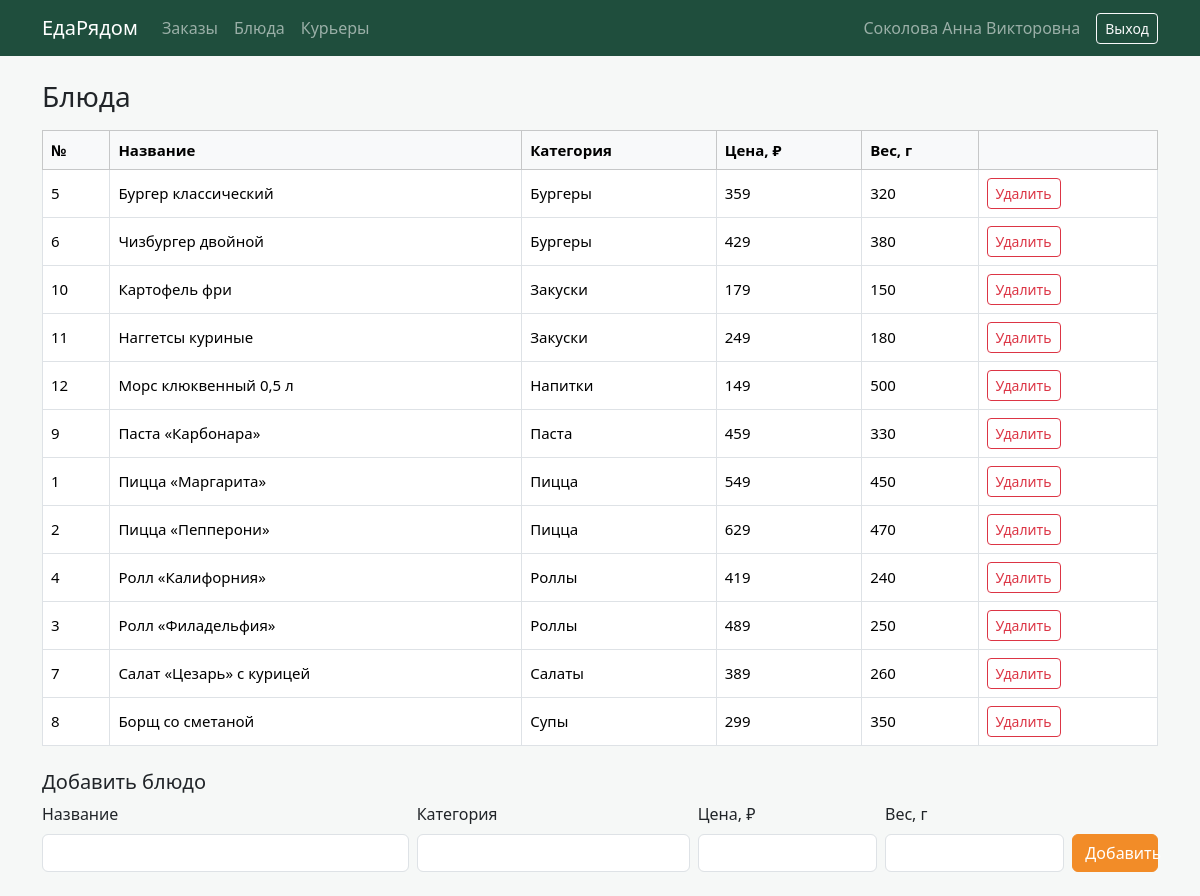
The app's page /site/dishes.php (signed in) with its own data.
### tables this page shows
CREATE TABLE dishes (
    id_dish  INT AUTO_INCREMENT PRIMARY KEY,
    name     VARCHAR(100) NOT NULL,
    category VARCHAR(50)  NOT NULL,
    price    DECIMAL(8,2) NOT NULL,
    weight   INT          NOT NULL
);

### site/dishes.php (the view, shortened to what this page needs)
<?php
require 'db.php';
$form = ['name' => '', 'category' => '', 'price' => '', 'weight' => ''];
$dishes = $pdo->query('SELECT * FROM dishes ORDER BY category, name')->fetchAll();
require 'header.php';
?>
<h3 class="mb-3">Блюда</h3>
<table class="table table-bordered table-hover">
    <thead class="table-light">
        <tr><th>№</th><th>Название</th><th>Категория</th><th>Цена, ₽</th><th>Вес, г</th><th></th></tr>
    </thead>
    <tbody>
    <?php foreach ($dishes as $dish): ?>
        <tr>
            <td><?= $dish['id_dish'] ?></td>
            <td><?= htmlspecialchars($dish['name']) ?></td>
            <td><?= htmlspecialchars($dish['category']) ?></td>
            <td><?= number_format($dish['price'], 0, ',', ' ') ?></td>
            <td><?= $dish['weight'] ?></td>
            <td>
                <form method="post" onsubmit="return confirm('Удалить блюдо?')">
                    <button class="btn btn-sm btn-outline-danger" name="delete" value="<?= $dish['id_dish'] ?>">Удалить</button>
                </form>
            </td>
        </tr>
    <?php endforeach; ?>
    </tbody>
</table>
<h5 class="mt-4">Добавить блюдо</h5>
<form class="row g-2 mb-4" method="post">
    <div class="col-md-4">
        <label class="form-label" for="name">Название</label>
        <input class="form-control" id="name" name="name" value="<?= htmlspecialchars($form['name']) ?>">
    </div>
    <div class="col-md-3">
        <label class="form-label" for="category">Категория</label>
        <input class="form-control" id="category" name="category" value="<?= htmlspecialchars($form['category']) ?>">
    </div>
    <div class="col-md-2">
        <label class="form-label" for="price">Цена, ₽</label>
        <input class="form-control" id="price" name="price" value="<?= htmlspecialchars($form['price']) ?>">
    </div>
    <div class="col-md-2">
        <label class="form-label" for="weight">Вес, г</label>
        <input class="form-control" id="weight" name="weight" value="<?= htmlspecialchars($form['weight']) ?>">
    </div>
    <div class="col-md-1 d-flex align-items-end">
        <button class="btn btn-primary w-100" name="add">Добавить</button>
    </div>
</form>
<?php require 'footer.php'; ?>

### site/css/style.css (style rules this page uses)
body { background: #f6f8f7; }
.btn-primary { background: #f28c28; border-color: #f28c28; }
.table { background: #fff; font-size: 15px; }
.table td, .table th { vertical-align: middle; }

### records on screen
dishes: id_dish "5", name "Бургер классический", category "Бургеры", price "359", weight "320"
dishes: id_dish "6", name "Чизбургер двойной", category "Бургеры", price "429", weight "380"
dishes: id_dish "10", name "Картофель фри", category "Закуски", price "179", weight "150"
dishes: id_dish "11", name "Наггетсы куриные", category "Закуски", price "249", weight "180"
dishes: id_dish "12", name "Морс клюквенный 0,5 л", category "Напитки", price "149", weight "500"
dishes: id_dish "9", name "Паста «Карбонара»", category "Паста", price "459", weight "330"
dishes: id_dish "1", name "Пицца «Маргарита»", category "Пицца", price "549", weight "450"
dishes: id_dish "2", name "Пицца «Пепперони»", category "Пицца", price "629", weight "470"
dishes: id_dish "4", name "Ролл «Калифорния»", category "Роллы", price "419", weight "240"
dishes: id_dish "3", name "Ролл «Филадельфия»", category "Роллы", price "489", weight "250"
dishes: id_dish "7", name "Салат «Цезарь» с курицей", category "Салаты", price "389", weight "260"
dishes: id_dish "8", name "Борщ со сметаной", category "Супы", price "299", weight "350"

### other values on screen
$_SESSION['fio'] "Соколова Анна Викторовна"
